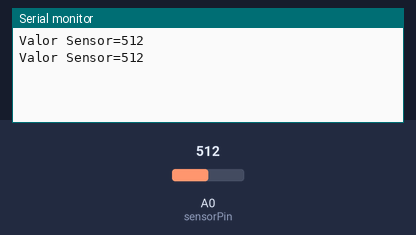
Simulated run of this sketch. Board: Arduino Uno, built with avr-gcc and run on an emulated ATmega328P. On the bench: the last lines printed to the serial monitor. Inputs (shaded band) come from the test bench; at power-on: A0 (sensorPin) = 512.

Above: at 1.8 s.
1.9 s: A0 (sensorPin) set to 716
At 2.8 s:
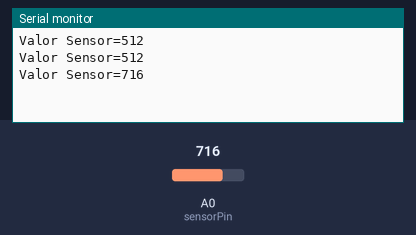
3.4 s: A0 (sensorPin) set to 900
At 4.8 s:
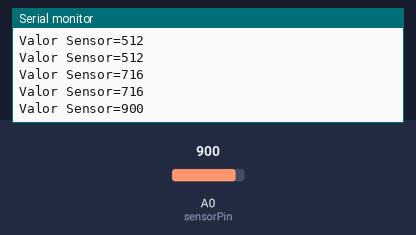
Timing chart, 0 to 6.4 s (numbered marks = the images above; inputs shaded):
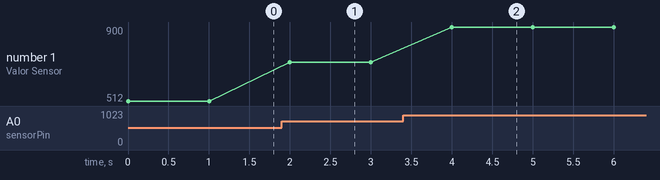

The sketch:

Monitorizacion_sensores.ino
```cpp
/*
 * Programa para monitorizar sensores
 * y conocer que valores da según las condiciones
 * Noviembre 2017
 * Jose Pujol
 */

const int sensorPin = A0;    // establece el pin del sensor
int sensorValue = 0;        // variable para almacenar el valor del sensor

void setup() {
  // abre el puerto serie
  // y establece la velocidad de conexion en baudios
  Serial.begin(9600);
}

void loop() {
  // lee el valor del sensor
  sensorValue = analogRead(sensorPin);
  // Imprime un texto
  Serial.print("Valor Sensor=");
  // Imprime el valor de la variable por el puerto serie
  Serial.println(sensorValue);
  // tiempo de espera para visibilidad
  delay(1000);
}
```

Measured:
- after the input at 1.9 s, the serial monitor: prints a new line after 0.10 s (image 1)
- after the input at 3.4 s, the serial monitor: prints a new line after 0.60 s (image 2)
- plotted number 1: 512 → 716 after the input at 1.9 s, 716 → 900 after the input at 3.4 s
